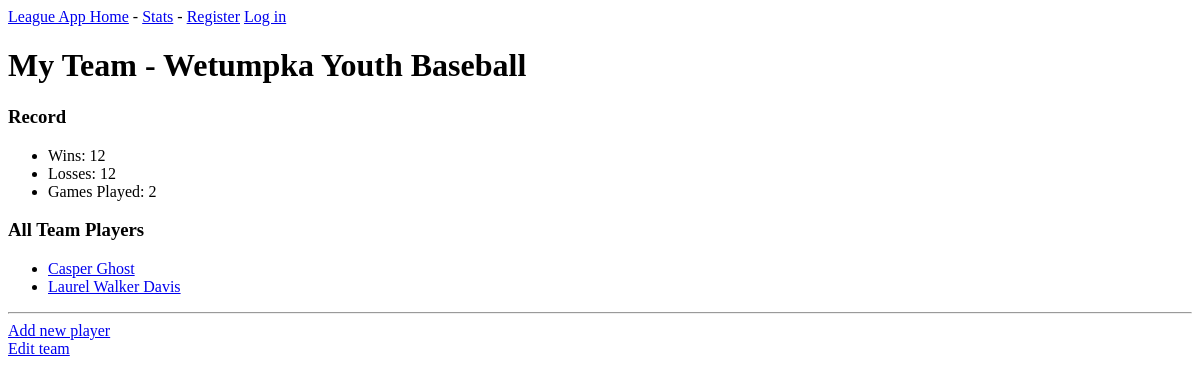
The app's page /team/16, older data.
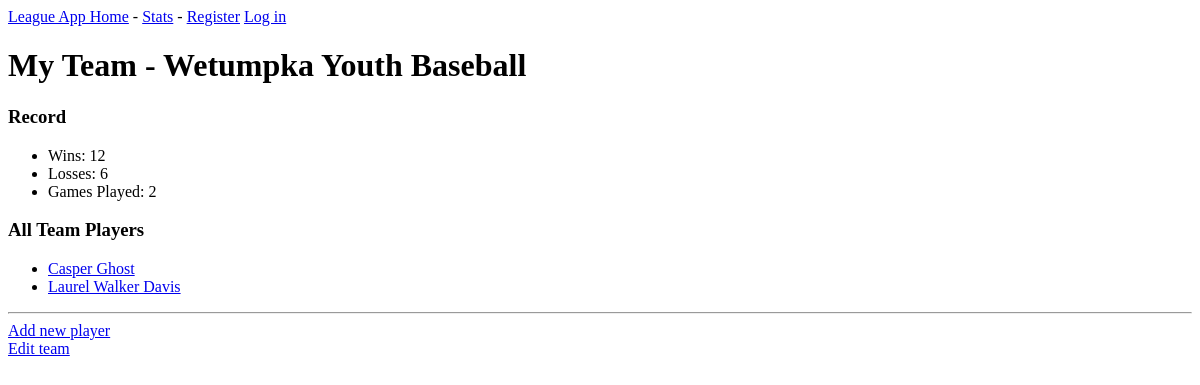
The same page, newer data.
### League_App/models.py (models this page shows, shortened)
class Team(models.Model):
    team_name = models.CharField(max_length=200, default="My Team")
    owner = models.ForeignKey(User, on_delete=models.CASCADE)
    league = models.ForeignKey(League, related_name='league', default=None, on_delete=models.CASCADE)
    wins = models.IntegerField(default=0)
    losses = models.IntegerField(default=0)
    games_played = models.IntegerField(default=0)
    class Meta:
        verbose_name_plural = 'teams'

class League(models.Model):
    league_name = models.CharField(max_length=200, default="My League")

### League_App/views.py (the view)
# urls.py: path('team/<int:team_id>', views.team, name='team'),
def team(request, team_id):
    team_obj = Team.objects.get(id=team_id)
    team_players = Player.objects.filter(team_id=team_id)
    context = {'team': team_obj,
               'team_players': team_players}
    return render(request, 'League_App/team.html', context)

### League_App/templates/League_App/team.html
{% extends "League_App/base.html" %}
{% block content %}
    <h1>{{ team.team_name }} - {{ team.league.league_name }}</h1>
    <h3>Record</h3>
    <ul>
        <li>Wins: {{ team.wins }}</li>
        <li>Losses: {{ team.losses }}</li>
        <li>Games Played: {{ team.games_played }}</li>
    </ul>
    <h3>All Team Players</h3>
    <ul>
        {% for player in team_players %}
            <li>
                <a href="{% url 'League_App:player' player.id %}">{{ player.full_name }}</a>
            </li>
        {% empty %}
            <li> No players have been added yet.</li>
        {% endfor %}
    </ul>
    <hr/>
    <a href="{% url 'League_App:new_player' team.id%}">Add new player</a><br>
    <a href="{% url 'League_App:edit_team' team.id%}">Edit team</a>
{%  endblock content %}

Row changes from the older to the newer data that the page shows:
changed Team "My Team": losses "12" → "6"
